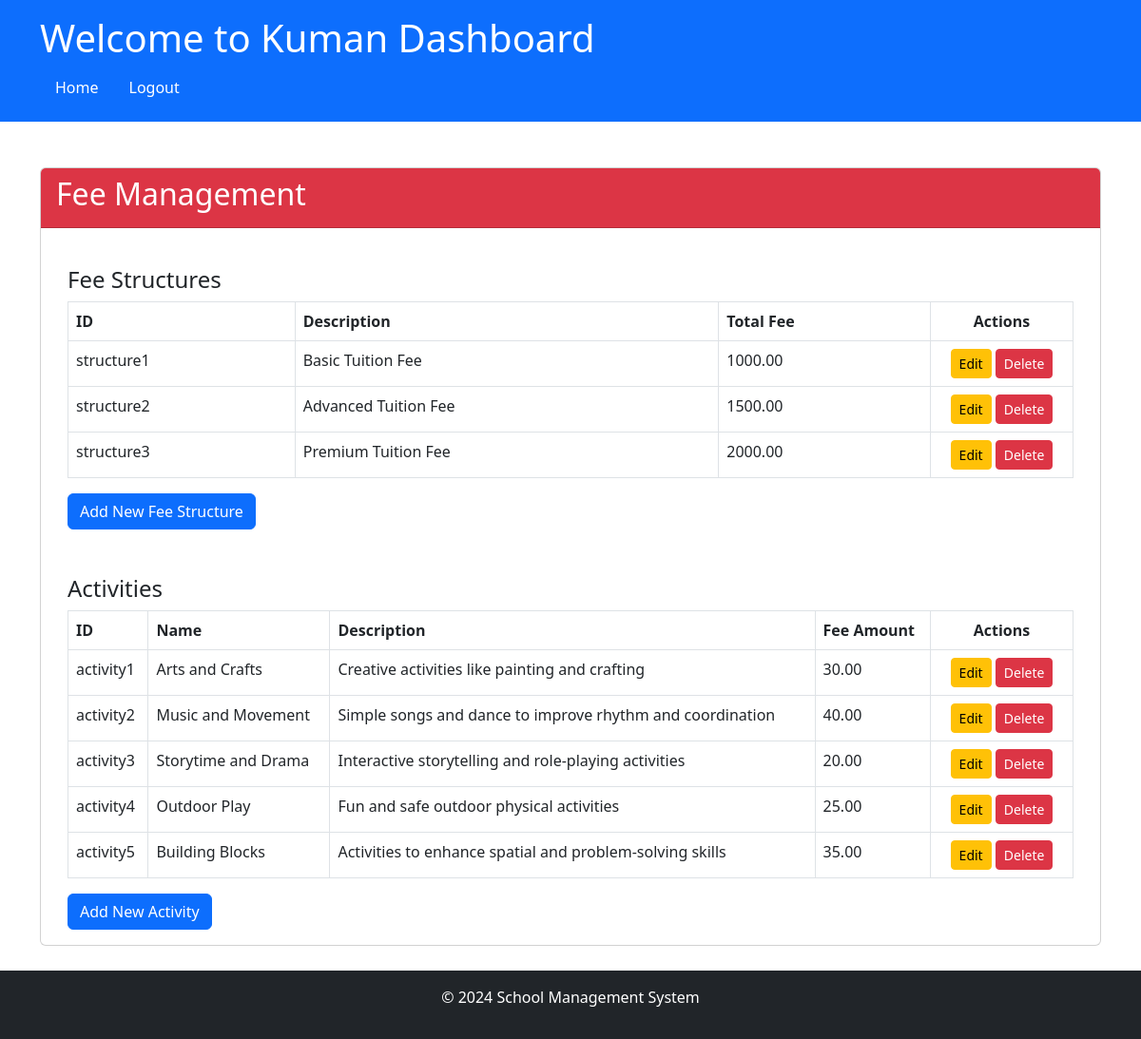
/admin/fee_management (signed in), run on an earlier commit of the app's database.
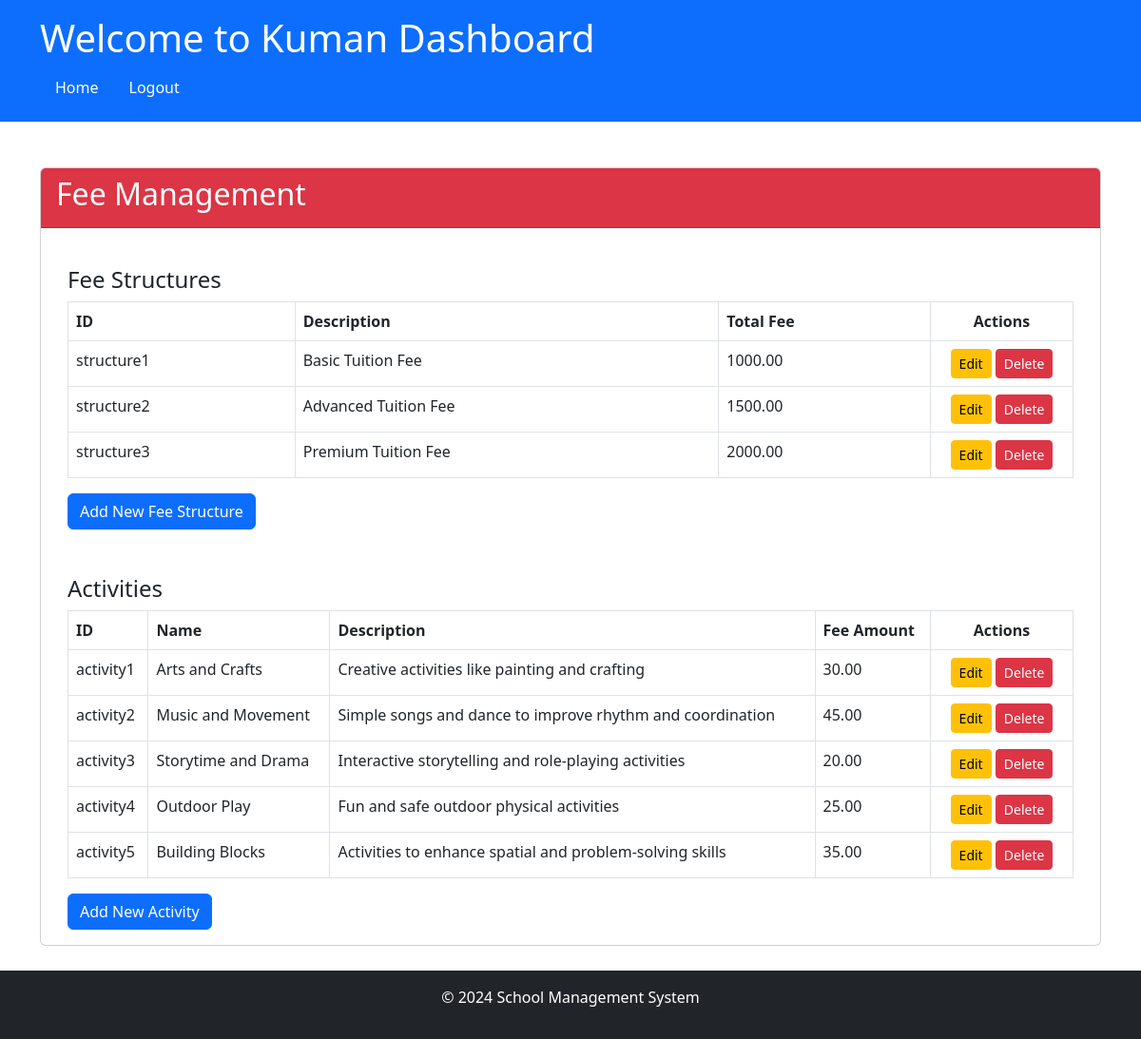
And on a later commit of the database.
### app/models/models.py (models this page shows)
class Activity(db.Model):
    __tablename__ = 'Activity'
    activity_id = db.Column('ActivityId', db.String,
                            primary_key=True, default=lambda: str(uuid.uuid4()))
    name = db.Column('ActivityName', db.String, nullable=False)
    description = db.Column('Description', db.String)
    fee_amount = db.Column('Fee', db.Numeric(10, 2))
    student_fee_assignments = relationship(
        'StudentFeeAssignment', back_populates='activity')

### app/routes/admin_routes.py (the view)
@admin.route('/fee_management')
@login_required
@role_required('1')
def fee_management():
    fee_structures = FeeStructure.query.all()
    activities = Activity.query.all()
    return render_template('admin/fee_management.html', fee_structures=fee_structures, activities=activities, app_name=app_name())

### app/__init__.py (called while the page is built)
@login_manager.user_loader
def load_user(user_id):
    from .models.models import User
    return User.query.get(user_id)

### app/routes/routes.py (called while the page is built)
def app_name():
    app_name = "School Management System"
    with current_app.app_context():
        setting = Settings.query.filter_by(setting_key='school_name').first()
        if setting and setting.setting_value:
            app_name = setting.setting_value
    return app_name

def role_required(*roles):
    def decorator(f):
        @wraps(f)
        def decorated_function(*args, **kwargs):
            if not current_user.is_authenticated or current_user.role_id not in roles:
                abort(403)  # Forbidden access if role does not match
            return f(*args, **kwargs)
        return decorated_function
    return decorator

### app/templates/admin/fee_management.html (shortened to what this page needs)
{% extends "share/dashboard.html" %}
{% block card_header %}bg-danger{% endblock %}
{% block card_title %}Fee Management{% endblock %}
{% block card_content %}
<div class="container mt-4">
    <h4>Fee Structures</h4>
    <table class="table table-bordered">
        <thead>
            <tr>
                <th>ID</th>
                <th>Description</th>
                <th>Total Fee</th>
                <th class="actions-column">Actions</th>
            </tr>
        </thead>
        <tbody>
            {% for fee in fee_structures %}
            <tr>
                <td>{{ fee.structure_id }}</td>
                <td>{{ fee.description }}</td>
                <td>{{ fee.total_fee }}</td>
                <td class="actions-column">
                    <a href="{{ url_for('admin.edit_fee_structure', id=fee.structure_id) }}" class="btn btn-sm btn-warning">Edit</a>
                    <a href="{{ url_for('admin.delete_fee_structure', id=fee.structure_id) }}" class="btn btn-sm btn-danger">Delete</a>
                </td>
            </tr>
            {% endfor %}
        </tbody>
    </table>
    <a href="{{ url_for('admin.add_fee_structure') }}" class="btn btn-primary">Add New Fee Structure</a>
    <h4 class="mt-5">Activities</h4>
    <table class="table table-bordered">
        <thead>
            <tr>
                <th>ID</th>
                <th>Name</th>
                <th>Description</th>
                <th>Fee Amount</th>
                <th class="actions-column">Actions</th>
            </tr>
        </thead>
        <tbody>
            {% for activity in activities %}
            <tr>
                <td>{{ activity.activity_id }}</td>
                <td>{{ activity.name }}</td>
                <td>{{ activity.description }}</td>
                <td>{{ activity.fee_amount }}</td>
                <td class="actions-column">
                    <a href="{{ url_for('admin.edit_activity', id=activity.activity_id) }}" class="btn btn-sm btn-warning">Edit</a>
                    <a href="{{ url_for('admin.delete_activity', id=activity.activity_id) }}" class="btn btn-sm btn-danger">Delete</a>
                </td>
            </tr>
            {% endfor %}
        </tbody>
    </table>
    <a href="{{ url_for('admin.add_activity') }}" class="btn btn-primary">Add New Activity</a>
</div>
{% endblock %}

What changed in the data, as far as the page shows it:
changed Activity "activity2": fee_amount "40.00" → "45.00"
